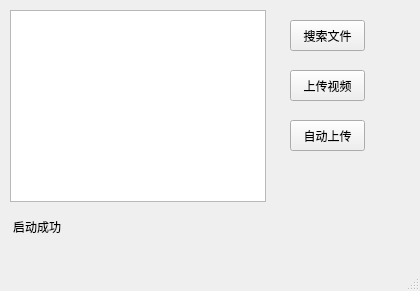
<?xml version="1.0" encoding="UTF-8"?>
<ui version="4.0">
 <class>MainWindow</class>
 <widget class="QMainWindow" name="MainWindow">
  <property name="geometry">
   <rect>
    <x>0</x>
    <y>0</y>
    <width>420</width>
    <height>291</height>
   </rect>
  </property>
  <property name="windowTitle">
   <string>MainWindow</string>
  </property>
  <widget class="QWidget" name="centralwidget">
   <widget class="QPushButton" name="btn_search">
    <property name="geometry">
     <rect>
      <x>290</x>
      <y>20</y>
      <width>75</width>
      <height>31</height>
     </rect>
    </property>
    <property name="text">
     <string>搜索文件</string>
    </property>
   </widget>
   <widget class="QPushButton" name="btn_upload">
    <property name="geometry">
     <rect>
      <x>290</x>
      <y>70</y>
      <width>75</width>
      <height>31</height>
     </rect>
    </property>
    <property name="text">
     <string>上传视频</string>
    </property>
   </widget>
   <widget class="QListWidget" name="listWidget">
    <property name="geometry">
     <rect>
      <x>10</x>
      <y>10</y>
      <width>256</width>
      <height>192</height>
     </rect>
    </property>
   </widget>
   <widget class="QPushButton" name="btn_autoup">
    <property name="geometry">
     <rect>
      <x>290</x>
      <y>120</y>
      <width>75</width>
      <height>31</height>
     </rect>
    </property>
    <property name="text">
     <string>自动上传</string>
    </property>
   </widget>
   <widget class="QLabel" name="label_info">
    <property name="geometry">
     <rect>
      <x>13</x>
      <y>211</y>
      <width>361</width>
      <height>31</height>
     </rect>
    </property>
    <property name="text">
     <string>启动成功</string>
    </property>
   </widget>
  </widget>
  <widget class="QMenuBar" name="menubar">
   <property name="geometry">
    <rect>
     <x>0</x>
     <y>0</y>
     <width>420</width>
     <height>23</height>
    </rect>
   </property>
  </widget>
  <widget class="QStatusBar" name="statusbar"/>
 </widget>
 <resources/>
 <connections/>
</ui>
